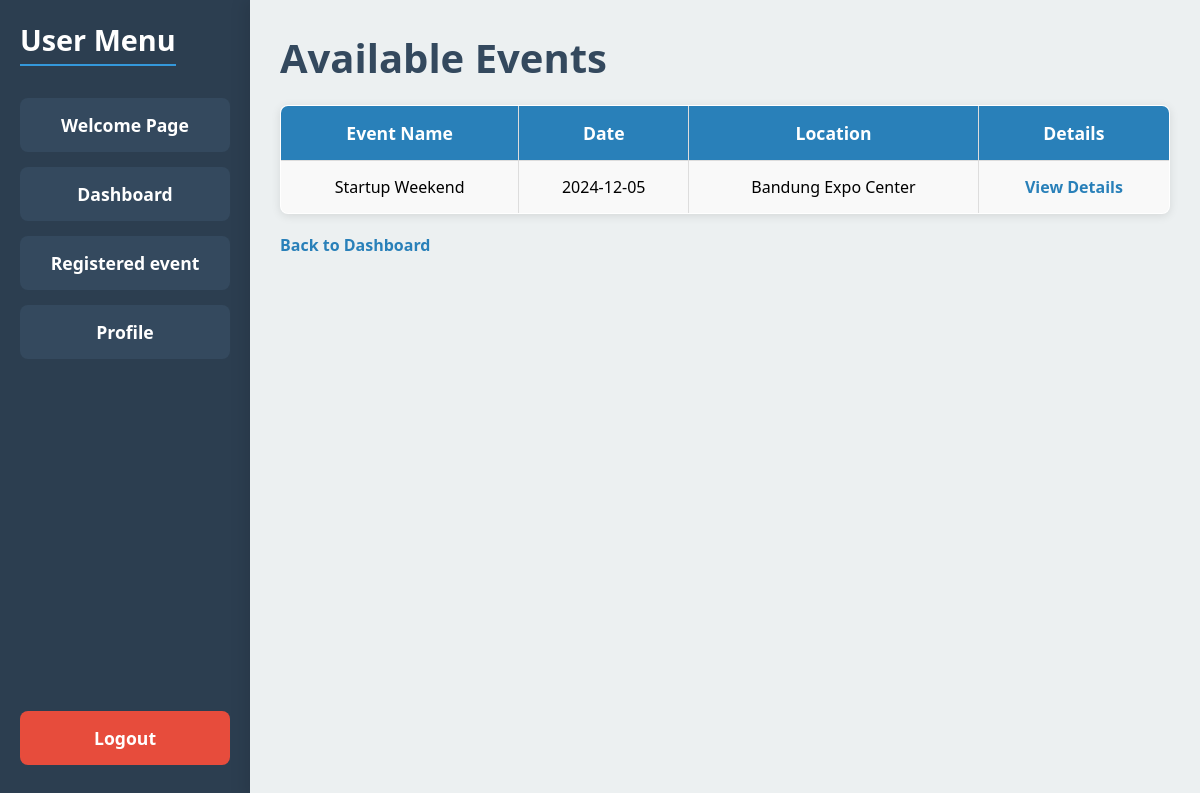
The page /events.php (signed in) on the database its author committed.
### tables this page shows
CREATE TABLE `events` (
  `event_id` int(11) NOT NULL,
  `event_name` varchar(255) NOT NULL,
  `description` text NOT NULL,
  `date` date NOT NULL,
  `time` time NOT NULL,
  `location` varchar(255) NOT NULL,
  `banner` varchar(255) DEFAULT NULL,
  `max_participants` int(11) NOT NULL,
  `status` enum('open','closed','canceled') NOT NULL DEFAULT 'open',
  `created_at` timestamp NOT NULL DEFAULT current_timestamp()
);

### events.php (the view, shortened to what this page needs)
<?php
$servername = "localhost";
$username = "root";
$password = "";
$dbname = "event_registration";
$conn = new mysqli($servername, $username, $password, $dbname);
$sql = "SELECT event_id, event_name, date, location FROM events WHERE status = 'open' AND date >= CURDATE()";
$result = $conn->query($sql);
?>
<!DOCTYPE html>
<html lang="en">
<head>
</head>
<body>
    <div class="sidebar">
        <div>
            <h2>User Menu</h2>
<a href="welcome.php">Welcome Page</a>
            <a href="user_dashboard.php">Dashboard</a>
            <a href="registered_events.php">Registered event</a>
            <a href="view_profile.php">Profile</a>
        </div>
        <div>
            <a href="logout.php" class="logout">Logout</a>
        </div>
    </div>
    <div class="main-content">
        <h1>Available Events</h1>
        <?php
        if ($result->num_rows > 0) {
            echo "<table>";
            echo "<tr><th>Event Name</th><th>Date</th><th>Location</th><th>Details</th></tr>";
            while ($row = $result->fetch_assoc()) {
                echo "<tr>";
                echo "<td>" . htmlspecialchars($row['event_name']) . "</td>";
                echo "<td>" . htmlspecialchars($row['date']) . "</td>";
                echo "<td>" . htmlspecialchars($row['location']) . "</td>";
                echo "<td><a href='event_details.php?event_id=" . $row['event_id'] . "'>View Details</a></td>";
                echo "</tr>";
            }
            echo "</table>";
        } else {
            echo "<p>No upcoming events available.</p>";
        }
        ?>
        <a href="user_dashboard.php">Back to Dashboard</a>
    </div>
</body>
</html>

### events.php (style rules this page uses)
* { margin: 0; padding: 0; box-sizing: border-box; }
body { font-family: 'Segoe UI', Tahoma, Geneva, Verdana, sans-serif; background-color: #f9f9f9; display: flex; height: 100vh; }
.sidebar { background-color: #2c3e50; width: 250px; padding: 20px; display: flex; flex-direction: column; justify-content: space-between; }
.sidebar h2 { color: #fff; text-align: center; margin-bottom: 2rem; font-size: 1.8rem; }
.sidebar a { display: block; color: white; text-decoration: none; padding: 15px; margin-bottom: 15px; background-color: #34495e; border-radius: 8px; text-align: center; font-size: 1.1rem; transition: background-color 0.3s ease, transform 0.3s ease; }
.sidebar .logout { background-color: #e74c3c; }
.main-content { flex-grow: 1; padding: 30px; overflow-y: auto; background-color: #ecf0f1; box-shadow: -5px 0 15px rgba(0, 0, 0, 0.1); }
h1 { color: #34495e; font-size: 2.5rem; margin-bottom: 20px; }
h2 { color: #2c3e50; font-size: 1.8rem; margin-bottom: 15px; border-bottom: 2px solid #3498db; display: inline-block; padding-bottom: 5px; }
table { width: 100%; border-collapse: collapse; background-color: #fff; border-radius: 8px; overflow: hidden; box-shadow: 0 2px 10px rgba(0, 0, 0, 0.1); margin-bottom: 20px; }
table, th, td { border: 1px solid #ddd; }
th, td { padding: 15px; text-align: center; font-size: 1rem; }
th { background-color: #2980b9; color: white; font-size: 1.1rem; }
tr:nth-child(even) { background-color: #f9f9f9; }
a { color: #2980b9; text-decoration: none; font-weight: bold; transition: color 0.3s ease; }

### rows shown on the page
events: event_name "Startup Weekend", date "2024-12-05", location "Bandung Expo Center"
